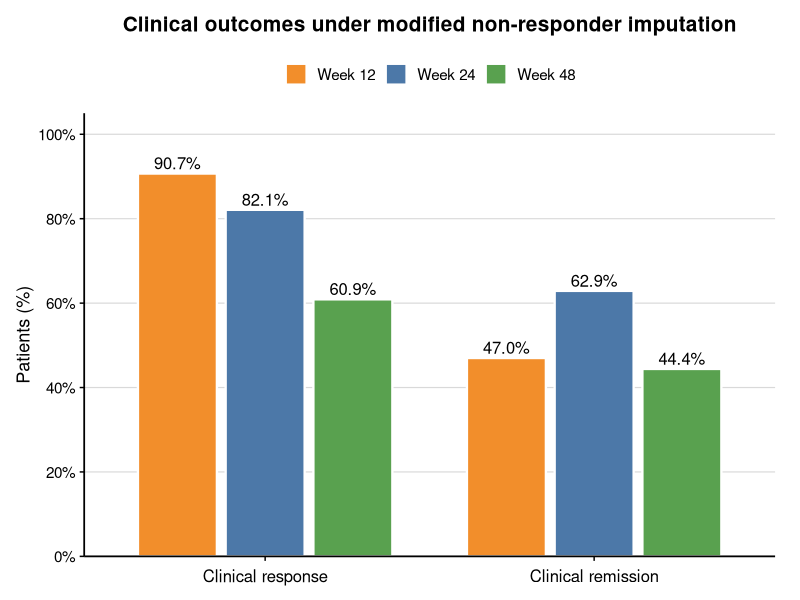
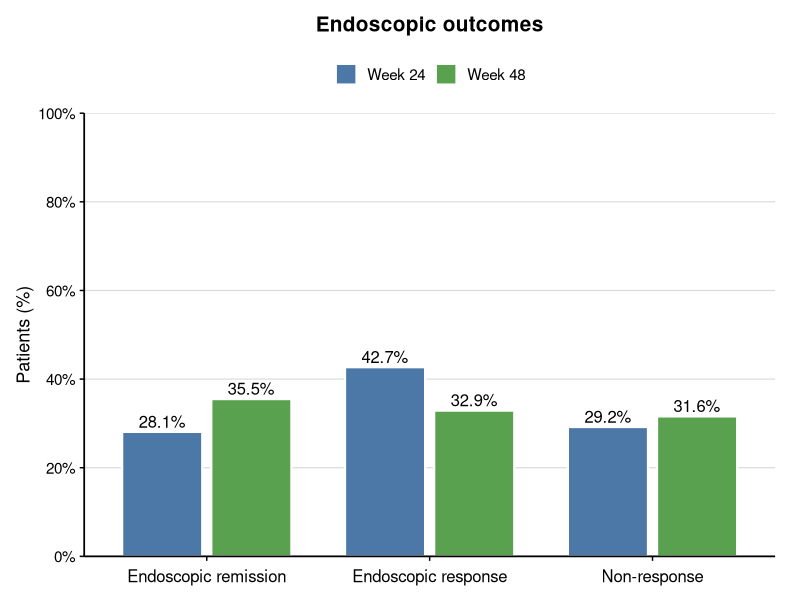
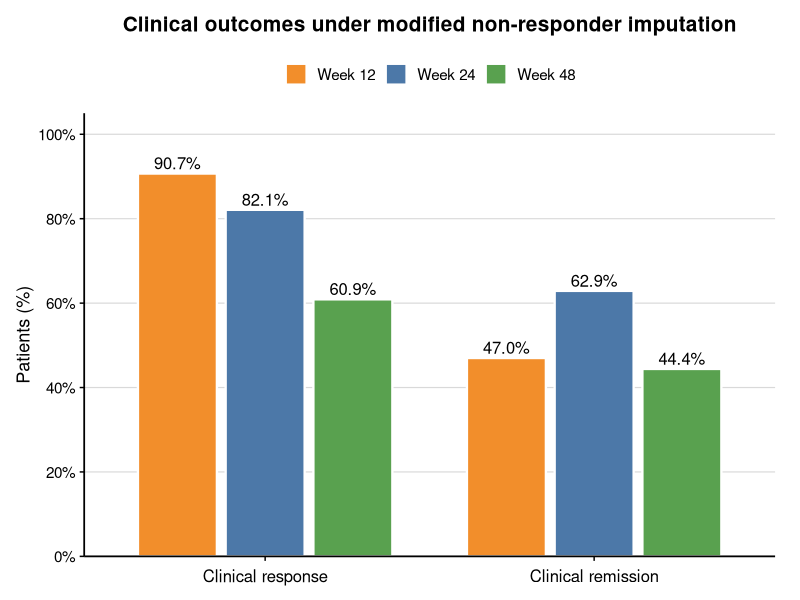
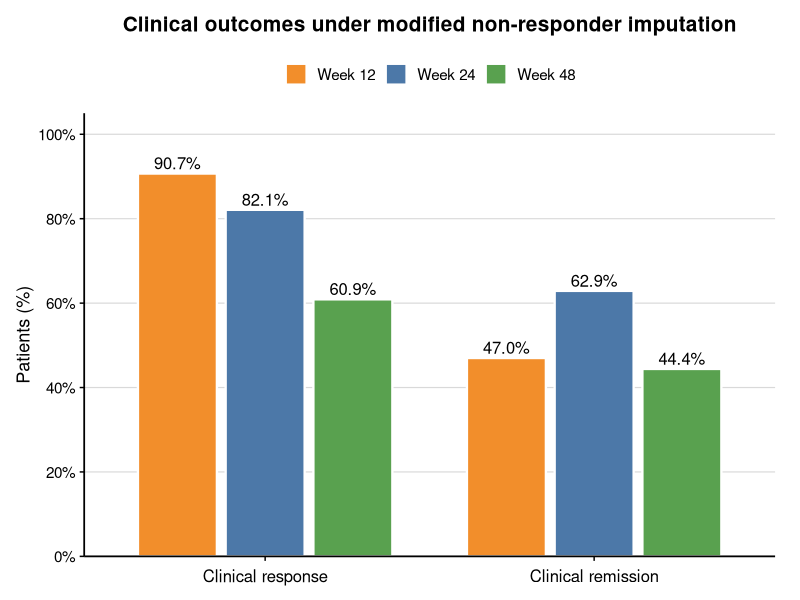
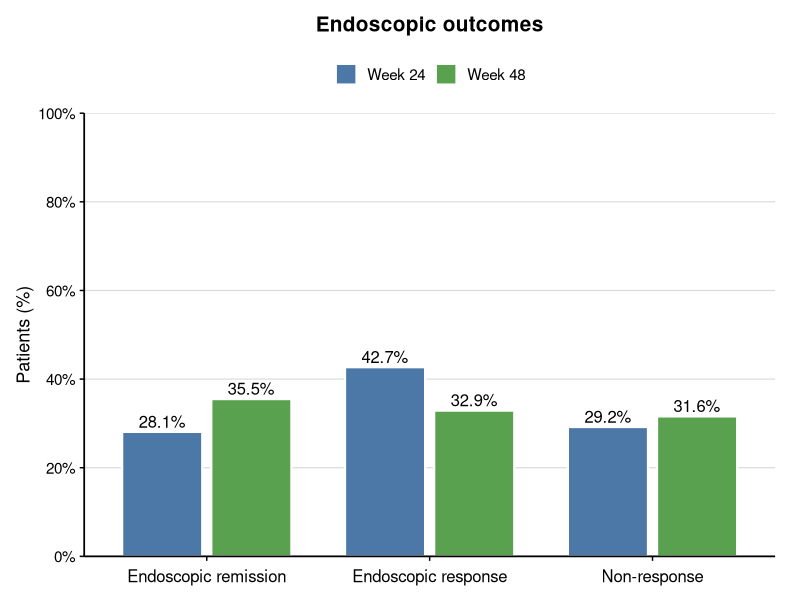
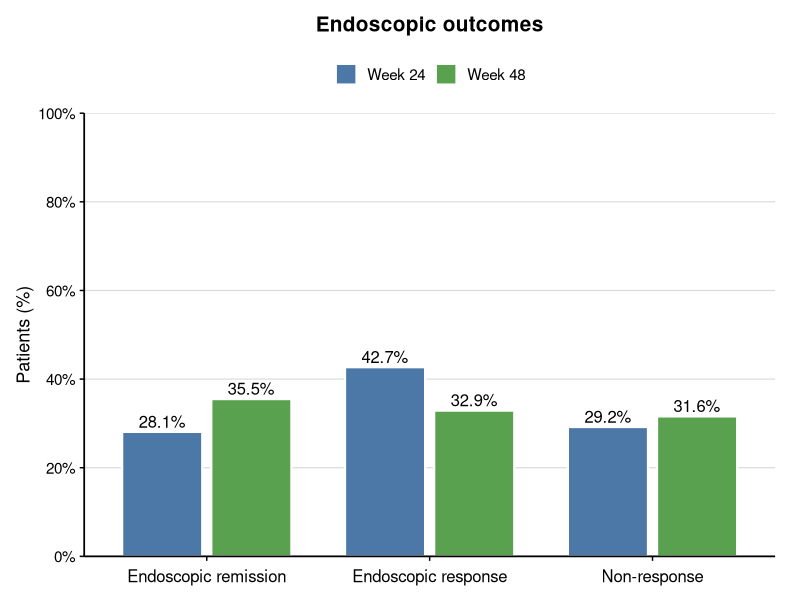

R code for these plots, in order:
# ============================================================
# 0. 加载包
# ============================================================
library(ggplot2)

# 时间点配色
time_cols <- c(
  "Week 12" = "#F28E2B",
  "Week 24" = "#4C78A8",
  "Week 48" = "#59A14F"
)

# 统一主题
academic_theme <- theme_classic(base_size = 13) +
  theme(
    plot.title = element_text(
      size = 15,
      face = "bold",
      hjust = 0.5,
      margin = margin(b = 12)
    ),
    axis.title.x = element_blank(),
    axis.title.y = element_text(size = 13),
    axis.text.x = element_text(
      size = 12,
      colour = "black",
      margin = margin(t = 6)
    ),
    axis.text.y = element_text(
      size = 11,
      colour = "black"
    ),
    axis.line = element_line(
      colour = "black",
      linewidth = 0.6
    ),
    axis.ticks = element_line(
      colour = "black",
      linewidth = 0.5
    ),
    panel.grid.major.y = element_line(
      colour = "#D9D9D9",
      linewidth = 0.4
    ),
    panel.grid.minor = element_blank(),
    legend.position = "top",
    legend.title = element_blank(),
    legend.text = element_text(size = 11),
    plot.margin = margin(12, 18, 10, 12)
  )


# ============================================================
# Figure 1. Clinical outcomes under mNRI
# ============================================================
clinical_data <- data.frame(
  Outcome = rep(
    c("Clinical response", "Clinical remission"),
    each = 3
  ),
  Time = rep(
    c("Week 12", "Week 24", "Week 48"),
    times = 2
  ),
  Percentage = c(
    90.7, 82.1, 60.9,  # Clinical response
    47.0, 62.9, 44.4   # Clinical remission
  )
)

clinical_data$Outcome <- factor(
  clinical_data$Outcome,
  levels = c("Clinical response", "Clinical remission")
)

clinical_data$Time <- factor(
  clinical_data$Time,
  levels = c("Week 12", "Week 24", "Week 48")
)

# ============================================================
# Figure 1
# ============================================================
pd1 <- position_dodge(width = 0.80)

p1 <- ggplot(
  clinical_data,
  aes(
    x = Outcome,
    y = Percentage,
    fill = Time,
    group = Time
  )
) +
  geom_col(
    position = pd1,
    width = 0.72,
    colour = "white",
    linewidth = 0.8
  ) +
  geom_text(
    aes(label = sprintf("%.1f%%", Percentage)),
    position = pd1,
    vjust = -0.35,
    size = 4.2
  ) +
  scale_fill_manual(values = time_cols) +
  scale_x_discrete(
    expand = expansion(add = 0.55)
  ) +
  scale_y_continuous(
    limits = c(0, 105),
    breaks = seq(0, 100, 20),
    labels = function(x) paste0(x, "%"),
    expand = expansion(mult = c(0, 0))
  ) +
  labs(
    title = "Clinical outcomes under modified non-responder imputation",
    y = "Patients (%)"
  ) +
  academic_theme

p1


# 保存 Figure 1
ggsave(
  filename = "Figure_1_Clinical_outcomes_mNRI.png",
  plot = p1,
  width = 7.2,
  height = 5.2,
  units = "in",
  dpi = 300,
  bg = "white"
)

ggsave(
  filename = "Figure_1_Clinical_outcomes_mNRI.pdf",
  plot = p1,
  width = 7.2,
  height = 5.2,
  units = "in",
  device = cairo_pdf
)


# ============================================================
# Figure 2. Endoscopic outcomes
# ============================================================
endoscopic_data <- data.frame(
  Outcome = rep(
    c(
      "Endoscopic remission",
      "Endoscopic response",
      "Non-response"
    ),
    each = 2
  ),
  Time = rep(
    c("Week 24", "Week 48"),
    times = 3
  ),
  Percentage = c(
    28.1, 35.5,  # Endoscopic remission
    42.7, 32.9,  # Endoscopic response
    29.2, 31.6   # Non-response
  )
)

endoscopic_data$Outcome <- factor(
  endoscopic_data$Outcome,
  levels = c(
    "Endoscopic remission",
    "Endoscopic response",
    "Non-response"
  )
)

endoscopic_data$Time <- factor(
  endoscopic_data$Time,
  levels = c("Week 24", "Week 48")
)

# ============================================================
# Figure 2
# ============================================================
pd2 <- position_dodge(width = 0.80)

p2 <- ggplot(
  endoscopic_data,
  aes(
    x = Outcome,
    y = Percentage,
    fill = Time,
    group = Time
  )
) +
  geom_col(
    position = pd2,
    width = 0.72,
    colour = "white",
    linewidth = 0.8
  ) +
  geom_text(
    aes(label = sprintf("%.1f%%", Percentage)),
    position = pd2,
    vjust = -0.35,
    size = 4.2
  ) +
  scale_fill_manual(values = time_cols) +
  scale_x_discrete(
    expand = expansion(add = 0.55)
  ) +
  scale_y_continuous(
    limits = c(0, 100),
    breaks = seq(0, 100, 20),
    labels = function(x) paste0(x, "%"),
    expand = expansion(mult = c(0, 0))
  ) +
  labs(
    title = "Endoscopic outcomes",
    y = "Patients (%)"
  ) +
  academic_theme

p2


# 保存 Figure 2
ggsave(
  filename = "Figure_2_Endoscopic_outcomes.png",
  plot = p2,
  width = 7.5,
  height = 5.2,
  units = "in",
  dpi = 300,
  bg = "white"
)

ggsave(
  filename = "Figure_2_Endoscopic_outcomes.pdf",
  plot = p2,
  width = 7.5,
  height = 5.2,
  units = "in",
  device = cairo_pdf
)
